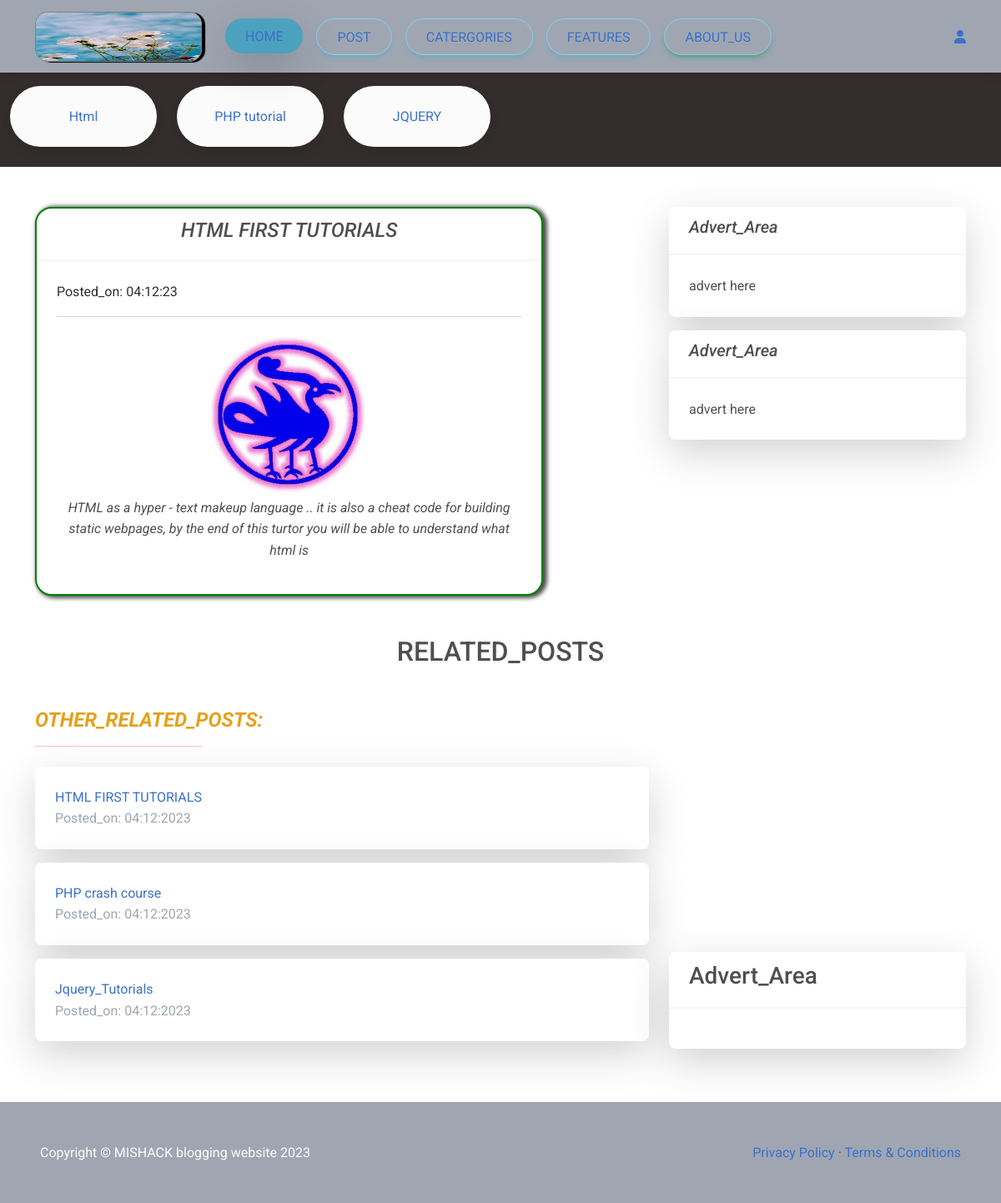
The page /more.php?id=1 on the database its author committed.
### tables this page shows
CREATE TABLE `catergory` (
  `id` int(11) NOT NULL,
  `name` varchar(255) NOT NULL,
  `slug` varchar(225) NOT NULL,
  `description` text DEFAULT NULL,
  `meta_title` varchar(255) NOT NULL,
  `meta_description` mediumtext DEFAULT NULL,
  `meta_keyword` mediumtext DEFAULT NULL,
  `navbar_status` tinyint(1) DEFAULT 0,
  `status` tinyint(1) DEFAULT 0 COMMENT '0=visible,1=hidden,2=deleted',
  `created_on` timestamp NULL DEFAULT current_timestamp()
);

CREATE TABLE `posts` (
  `id` int(11) NOT NULL,
  `catergory_id` int(11) NOT NULL,
  `name` varchar(225) NOT NULL,
  `slug` varchar(255) NOT NULL,
  `description` text DEFAULT NULL,
  `photo` varchar(255) DEFAULT NULL,
  `meta_title` varchar(225) NOT NULL,
  `meta_description` mediumtext NOT NULL,
  `meta_keyword` mediumtext NOT NULL,
  `status` tinyint(1) DEFAULT 0 COMMENT '0=visible,1=hidden,2=delete',
  `created_at` timestamp NULL DEFAULT current_timestamp()
);

### more.php (the view, shortened to what this page needs)
<?php
include('./config.php');
include('./includes/header.php');
include('./includes/navbar.php');
?>
<div class="py-5">
    <div class="container">
        <div class="row">
        <div class="col-md-8">
            <div class="row">
                <div class="col-md-10">
<?php
      if(isset($_GET['id'])){
$more = htmlentities(mysqli_real_escape_string($conn, $_GET['id']));
 $sql_select_posts = mysqli_query($conn, "SELECT * FROM posts WHERE id = '$more'");
 if(mysqli_num_rows($sql_select_posts) > 0){
while($row = mysqli_fetch_array($sql_select_posts)){
?>
                    <div class="card mb-3" style = "border:2px solid green; border-radius:20px; box-shadow:3px 1px 5px 2px; background-color:light">
                        <div class="card-header">
                        <h4 class = "text-center"><em><?php echo $row['name'] ?></em></h4>
                        </div>
                        <div class = "card-body">
                            <label class = "text-dark">Posted_on: <?php echo date("d:m:y", strtotime($row['created_at'])) ?></label>
                       <hr>
                        <div class="text-center">
                            <?php if($row['photo']) : ?>
                            <img src="./admin/posts/uploads/<?php echo $row['photo'] ?>" class = "w-80 h-50" alt="<?php echo $row['name'] ?>" style = "height:150px; width:200px; border-radius:20px;">
                       <?php endif; ?>
                            <p><em><?php echo $row['description'] ?></em></p>
                        </div>
                        </div>
                    </div>
<?php
}
 } else {
    ?>
    <div class="alert alert-danger text-center"><h4><em>!!! No Posts_Data Found !!!</em></h4></div>
        <?php
 }
 } else {
    ?>
<div class="alert alert-danger text-center"><h4><em>!!! No URL Found !!!</em></h4></div>
    <?php
 }
  ?>
                </div>
                <div class="col-md-6">
                </div>
            </div>
        </div>
        <div class="col-md-4">
        <?php for($e = 0; $e < 2; $e++){ ?>
           <div class="card mb-3 shadow-lg">
            <div class="card-header">
                <h5><em>Advert_Area</em></h5>
            </div>
            <div class="card-body">
                advert here
            </div>
           </div>
           <?php } ?>
        </div>
        </div>
    </div>
       <section class = "py-3">
        <div class="container-fluid">
            <h2 class = "text-center">RELATED_POSTS</h2>
        </div>
<div class = "container mt-5">
<h4 class = "text-warning"><em><strong class = "mt-3">OTHER_RELATED_POSTS:</strong></em></h4>
<hr style = "width:200px; color:red">
   <div class="row">
    <?php
           $sql = mysqli_query($conn, "SELECT * FROM catergory WHERE status = '0' LIMIT 6");
           while($fetch = mysqli_fetch_array($sql)){
           $id = $fetch['id'];
           $sql_posts = mysqli_query($conn, "SELECT * FROM posts WHERE id = '$id' LIMIT 6");
           foreach($sql_posts as $data){
    ?>
    <div class="col-md-8">
        <a href="post.php?posts=<?php echo $data['slug'] ?>">
            <div class="card card-body mt-2 mb-2 shadow-lg">
                <?php echo $data['name'] ?>
             <label class ="text-secondary">Posted_on: <?php echo date("d:m:Y", strtotime($data['created_at'])) ?></label>
            </div>
        </a>
    </div>
<?php } } ?>
    <div class="col-md-4">
        <div class="card shadow-lg">
        <div class="card-header">
            <h3>Advert_Area</h3>
        </div>
        <div class="card-body">
        </div>
        </div>
    </div>
   </div>
</div>
       </section>
</div>
<?php  include('./includes/footer.php'); ?>

### includes/navbar.php (shortened to what this page needs)
<nav class="navbar navbar-expand-lg navbar-light bg-secondary sticky-top">
  <div class="container">
    <div class="collapse navbar-collapse" id="navbarSupportedContent">
      <a class="navbar-brand mt-2 mt-lg-0" href="#">
        <img
          src="./navbar/download (3).jpg"
          height="60px"
          width="200px"
          style = "border-radius:15px; box-shadow:4px 1px 1px; border:1px solid grey"
          alt="user"
          loading="lazy"
          class = "user-image"
        />
      </a>
      <ul class="navbar-nav ml-auto mb-2 mb-lg-0">
        <li class="nav-item">
          <a class="nav-link active btn btn-info rounded-pill  shadow-lg text-primary mx-2 px-4" href="./index.php">Home</a>
        </li>
        <li class="nav-item">
          <a class="nav-link btn btn-info rounded-pill px-4 text-primary mx-2" style = "border: 1px solid skyblue" href="post.php">Post</a>
        </li>
        <li class="nav-item">
          <a class="nav-link btn btn-info rounded-pill px-4 text-primary mx-2" style = "border: 1px solid skyblue" href="catergory.php">Catergories</a>
        </li>
        <li class="nav-item">
          <a class="nav-link btn btn-info rounded-pill px-4 text-primary mx-2" style = "border: 1px solid skyblue" href="#">Features</a>
        </li>
        <li class="nav-item">
          <a class="nav-link btn btn-success rounded-pill px-4 text-primary mx-2" style = "border: 1px solid skyblue" href="about.php">About_us</a>
        </li>
      </ul>
    </div>
      <div class="dropdown">
        <a
          class="dropdown-toggle d-flex align-items-center hidden-arrow"
          href="#"
          id="navbarDropdownMenuAvatar"
          role="button"
          data-mdb-toggle="dropdown"
          aria-expanded="false"
        >
         <i class = "fa fa-user  mr-2"></i>
        </a>
      </div>
    </div>
</nav>
<div class="py-5-fluid bg-dark">
    <div class="container-fluid">
        <div class="row">
<?php
    $catergory_slug = mysqli_query($conn, "SELECT * FROM catergory WHERE navbar_status = '0' AND status = '0' LIMIT 6");
    foreach($catergory_slug as $fetch){
?>
<div class="col-md-2 mb-4">
   <a href="catergory.php?title=<?php echo $fetch['slug'] ?>" class="text-decoration-none">
       <div class="card card-body bg-light text-center mt-3 rounded-pill" style = "">
       <?php echo $fetch['name'] ?>
       </div>
</a>
</div>
<?php
    }
?>
        </div>
    </div>
</div>

### rows shown on the page
catergory: name "Html"
catergory: name "PHP tutorial"
catergory: name "JQUERY"
posts: name "HTML FIRST TUTORIALS", created_at "04:12:23", photo (picture), description "HTML as a hyper - text makeup language .. it is also a cheat code for building static webpages, by the end of this turtor you will be able to understand what html is", created_at "04:12:2023"
posts: name "PHP crash course", created_at "04:12:2023"
posts: name "Jquery_Tutorials", created_at "04:12:2023"
